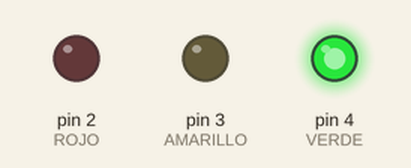
The sketch below on a simulated Arduino Uno, built with avr-gcc and run on an emulated ATmega328P. Parts: output pins drawn as LEDs (lit = HIGH).

Above: at 0.2 s.
At 1.0 s:
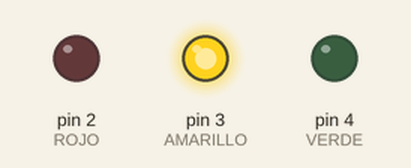
At 5.2 s:
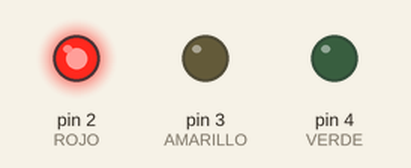
Timing chart, 0 to 6.9 s (numbered marks = the images above):
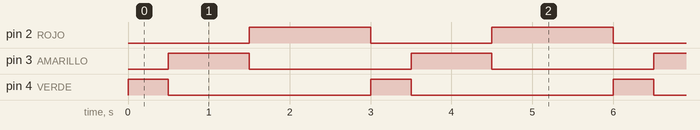

The sketch:

delay.ino
```cpp
// Semáforo de 3 LEDs
// Arduino UNO R4 WiFi
// Usa delay()

const int ROJO = 2;
const int AMARILLO = 3;
const int VERDE = 4;

void setup() {

  pinMode(ROJO, OUTPUT);
  pinMode(AMARILLO, OUTPUT);
  pinMode(VERDE, OUTPUT);

}

void loop() {

  // =========================
  // VERDE
  // =========================

  digitalWrite(VERDE, HIGH);
  digitalWrite(AMARILLO, LOW);
  digitalWrite(ROJO, LOW);

  delay(500);


  // =========================
  // AMARILLO
  // =========================

  digitalWrite(VERDE, LOW);
  digitalWrite(AMARILLO, HIGH);
  digitalWrite(ROJO, LOW);

  delay(1000);


  // =========================
  // ROJO
  // =========================

  digitalWrite(VERDE, LOW);
  digitalWrite(AMARILLO, LOW);
  digitalWrite(ROJO, HIGH);

  delay(1500);

}
```

Measured:
- by itself, pin 2 (ROJO): alternates HIGH for 1.5 s and LOW for 1.5 s
- by itself, pin 3 (AMARILLO): alternates HIGH for 1.0 s and LOW for 2.0 s
- by itself, pin 4 (VERDE): alternates HIGH for 0.50 s and LOW for 2.5 s
